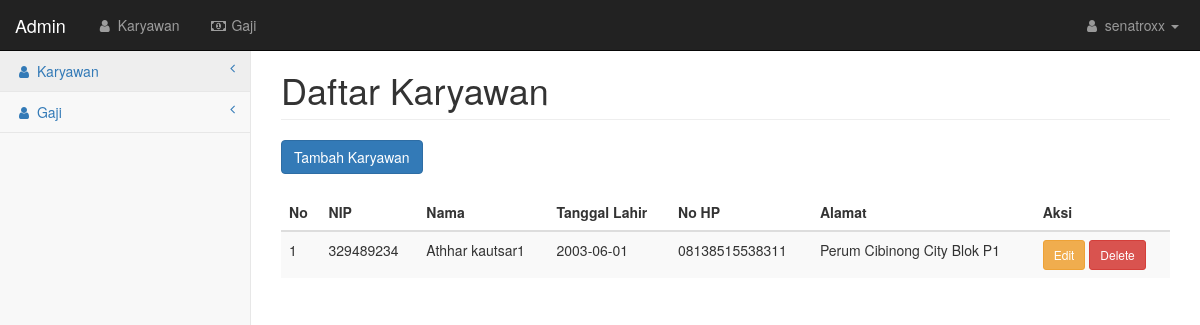
/admin/index.php (signed in), run on the app's committed database.
### tables this page shows
CREATE TABLE `tbl_karyawan` (
  `nip` int(32) NOT NULL,
  `password` varchar(32) NOT NULL,
  `nama` varchar(64) NOT NULL,
  `tanggal_lahir` date NOT NULL,
  `nohp` varchar(16) NOT NULL,
  `alamat` text NOT NULL
);

### admin/index.php (the view, shortened to what this page needs)
<?php
    include '../config/koneksi.php';
?>
<!DOCTYPE html>
<html lang="en">
    <head>
        <link href="../css/bootstrap.min.css" rel="stylesheet">
        <link href="../css/metisMenu.min.css" rel="stylesheet">
        <link href="../css/startmin.css" rel="stylesheet">
        <link href="../css/font-awesome.min.css" rel="stylesheet" type="text/css">
    </head>
    <body>
        <div id="wrapper">
            <nav class="navbar navbar-inverse navbar-fixed-top" role="navigation">
                <div class="navbar-header">
                    <a class="navbar-brand" href="index.php">Admin</a>
                </div>
                <ul class="nav navbar-nav navbar-left navbar-top-links">
                    <li><a href="index.php"><i class="fa fa-user fa-fw"></i> Karyawan</a></li>
                    <li><a href="gaji.php"><i class="fa fa-money fa-fw"></i> Gaji</a></li>
                </ul>
                <ul class="nav navbar-right navbar-top-links">
                    <li class="dropdown">
                        <a class="dropdown-toggle" data-toggle="dropdown" href="#">
                            <i class="fa fa-user fa-fw"></i> <?= $_SESSION['data']['username'] ?> <b class="caret"></b>
                        </a>
                    </li>
                </ul>
                <div class="navbar-default sidebar" role="navigation">
                    <div class="sidebar-nav navbar-collapse">
                        <ul class="nav" id="side-menu">
                            <li>
                                <a href="index.php"><i class="fa fa-user fa-fw"></i> Karyawan<span class="fa arrow"></span></a>
                            </li>
                            <li>
                                <a href="gaji.php"><i class="fa fa-user fa-fw"></i> Gaji<span class="fa arrow"></span></a>
                            </li>
                        </ul>
                    </div>
                </div>
            </nav>
            <div id="page-wrapper">
                <div class="container-fluid">
                    <div class="row">
                        <div class="col-lg-12">
                            <h1 class="page-header">Daftar Karyawan</h1>
                            <a class="btn btn-primary" style="margin-bottom:20px" href="tambahKaryawan.php">Tambah Karyawan</a>
                            <table class="table table-striped table-hover">
                                <thead>
                                    <th>No</th>
                                    <th>NIP</th>
                                    <th>Nama</th>
                                    <th>Tanggal Lahir</th>
                                    <th>No HP</th>
                                    <th>Alamat</th>
                                    <th>Aksi</th>
                                </thead>
                                <?php
                                $i = 1;
                                $karyawan = mysqli_query($koneksi, "SELECT * FROM tbl_karyawan");
                                foreach ($karyawan as $kar) { ?>
                                <tbody>
                                    <td><?= $i++; ?></td>
                                    <td><?= $kar['nip'] ?></td>
                                    <td><?= $kar['nama'] ?></td>
                                    <td><?= $kar['tanggal_lahir'] ?></td>
                                    <td><?= $kar['nohp'] ?></td>
                                    <td><?= $kar['alamat'] ?></td>
                                    <td><a class="btn btn-warning btn-sm" href="editKaryawan.php?nip=<?= $kar['nip'] ?>">Edit</a> <a class="btn btn-danger btn-sm" href="deleteKaryawan.php?nip=<?= $kar['nip'] ?>">Delete</a></td>
                                </tbody>
                                <?php } ?>
                            </table>
                        </div>
                    </div>
                </div>
            </div>
        </div>
    </body>
</html>

### css/startmin.css (style rules this page uses)
body { background-color: #f8f8f8; }
#wrapper { width: 100%; }
#page-wrapper { padding-top: 30px; min-height: 568px; background-color: #fff; }
@media (min-width:768px) { #page-wrapper { position: inherit; margin-left: 250px; padding: 30px 15px 0 15px; border-left: 1px solid #e7e7e7; } }
.navbar-header { float: left; }
.navbar-left { float: left; }
.navbar-right { text-align: right; }
.navbar-top-links { margin: 0; }
.navbar-top-links li { display: inline-block; }
.navbar-top-links li:last-child { margin-right: 6px; }
.navbar-top-links li a { padding: 15px; min-height: 50px; }
.navbar-top-links>li>a { color: #999; }
.sidebar .sidebar-nav.navbar-collapse { padding-right: 0; padding-left: 0; }
.sidebar ul li { border-bottom: 1px solid #e7e7e7; }
.sidebar ul li a.active { background-color: #eee; }
.sidebar .arrow { float: right; }
.sidebar .fa.arrow:before { content: "\f104"; }
@media (min-width:768px) { .sidebar { z-index: 1; position: absolute; width: 250px; margin-top: 51px; } }

### data on the page
tbl_karyawan: nip "329489234", nama "Athhar kautsar1", tanggal_lahir "2003-06-01", nohp "08138515538311", alamat "Perum Cibinong City Blok P1"

### other printed values
$_SESSION['data']['username'] "senatroxx"
